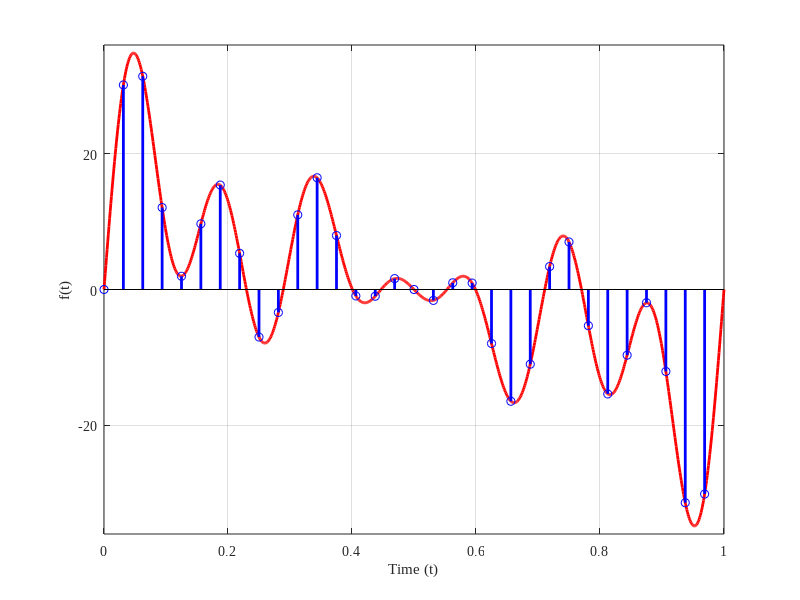
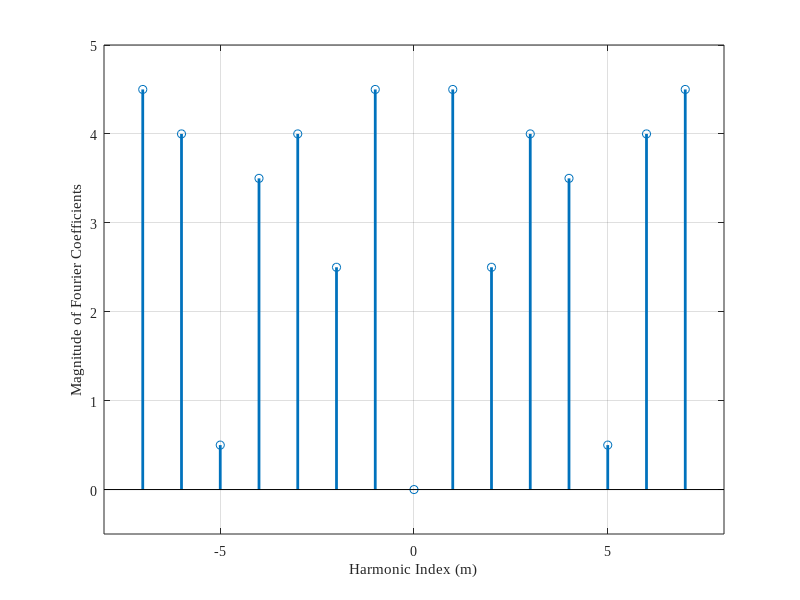
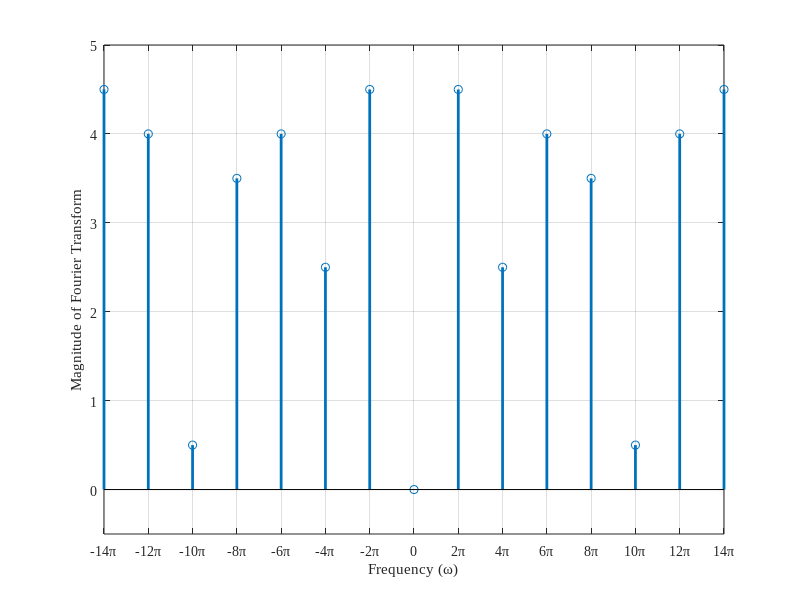
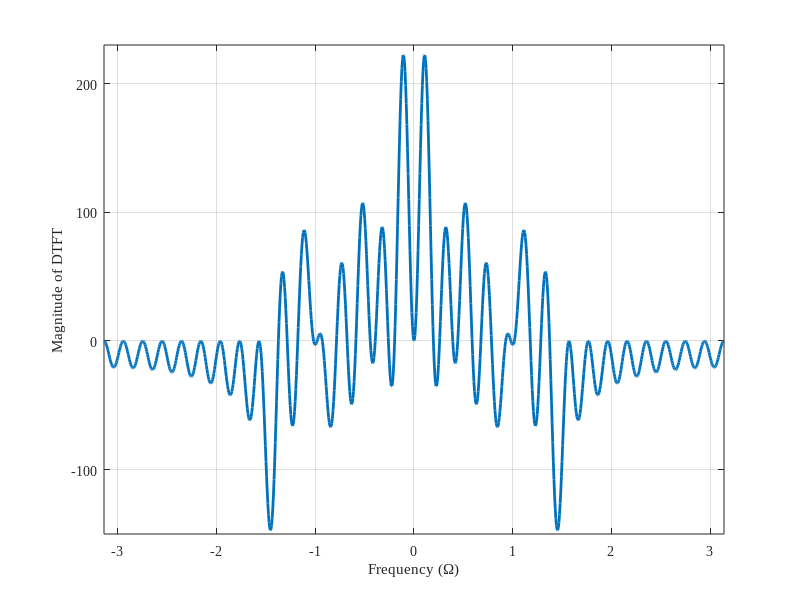

The MATLAB source for these figures, in order:
set(0,'DefaultFigureVisible','off'); % Set default visibility to off
% Set default font to match LaTeX serif font
set(groot, 'DefaultAxesFontName', 'Times New Roman');
set(groot, 'DefaultTextFontName', 'Times New Roman');

%% Background

% We have a periodic signal f(t) with period T, w/ 7 harmonics of the form:
%   f(t) = \sum_{m=1}^{7} a_m * sin(m * w_0 * t)
% where w_0 = 2 * pi / T is the fundamental frequency.

T = 1; % Period of the signal
w_0 = 2 * pi / T; % Fundamental frequency
a_m = [9 5 8 7 1 8 9]; % Amplitude of harmonics

f = @(t) a_m(1) * sin(1 * w_0 * t) + a_m(2) * sin(2 * w_0 * t) + ...
         a_m(3) * sin(3 * w_0 * t) + a_m(4) * sin(4 * w_0 * t) + ...
         a_m(5) * sin(5 * w_0 * t) + a_m(6) * sin(6 * w_0 * t) + ...
         a_m(7) * sin(7 * w_0 * t);

% We will plot the function f(t) over one period.
t = linspace(0, T, 1000); % Time vector for one period
f_t = f(t); % Function values over one period

% We then take 32 uniform samples of the function f(t) over one period:
delta_T = T / 32; % Sampling interval
t_samples = 0:delta_T:(T-delta_T); % Sampled time vector
f_n = f(t_samples); % Sampled function values {f(n = 0, 1, ..., 31)}

% To observe the spectrum of the function f(t), we will take a 32-point DFT 
% of the sampled function values. 
F_k = fftshift(fft(f_n)); % F(k) = DFT of f(n = 0, 1, ..., 31)

%% Problem 1: Time Function and Sampling
%{
    Plot one full period of the function f(t), over 0 <= t < T
     and the sampled values f(n = 0, 1, ..., 31).
%}

% Plot the periodic signal f(t) over one period
f_t_plot = figure (1); % Create a new figure
    plot(t, f_t, 'r', 'LineWidth', 2);
    hold on;
    stem(t_samples, f_n, 'b', 'LineWidth', 2); 
    xlabel('Time (t)');
    ylabel('f(t)');
    grid on;
    axis([0 T -36 36]);
    set(gca, 'FontName', 'Times New Roman'); % Apply font to axes
exportgraphics(f_t_plot, 'f_t.png', 'Resolution', 300);

%% Problem 2: Fourier Series Expansion
%{
    Formulate the periodic signal f(t) in the form of complex Fourier series expansion. 
    List and sketch the Fourier coefficients {F_m} as a sequence of m. 
    And then identify the corresponding physical frequencies.
%}

N = 7;  % Number of harmonics to compute (from -N to N)
m = -N:N;  % Harmonic indices corresponding to F_m 
F_m = zeros(size(m));  % Complex Fourier coefficients (vector from -N to N) 
dt = t(2) - t(1);   % Calculate dt for numerical integration
    
% Calculate each coefficient using rectangular integration
for i = 1:length(m)
    integrand = f_t .* exp(-1j * m(i) * w_0 * t);
    F_m(i) = (1/T) * sum(integrand) * dt; 
end
clear i integrand;

fprintf('Fourier Coefficients:\n');
for i = 1:length(m)
    fprintf('F_%d = %.1f + %.1fj\n', m(i), real(F_m(i)), imag(F_m(i)));
end
clear i;

% Plot the Fourier coefficients
F_m_plot = figure (2); % Create a new figure
    stem(m, abs(F_m), 'LineWidth', 2);
    xlabel('Harmonic Index (m)');
    ylabel('Magnitude of Fourier Coefficients');
    grid on;
    axis([-N-1 N+1 -0.5 5]);
    set(gca, 'FontName', 'Times New Roman'); % Apply font to axes
exportgraphics(F_m_plot, 'F_m.png', 'Resolution', 300);

% Calculate the physical frequencies corresponding to the Fourier coefficients
f_m = m * w_0; % Physical frequencies
fprintf('Physical Frequencies:\n');
for i = 1:length(m)
    fprintf('f_%d = %d Hz\n', m(i), f_m(i)/(2*pi));
end

%% Problem 3: Fourier Transform of Periodic Functions
%{
    Determine and sketch the Fourier transform F(jω) of the periodic function f(t). 
    Identify the amplitudes and physical frequencies of the peaks.
%}

% sin(ωt) = (e^(jωt) - e^(-jωt)) / (2j)
% ω = [1:7] * w_0
% F(jω) = 1/2j * (F_1 * δ(ω - ω_1) - F_-1 * δ(ω + ω_1) + 
%         ... + F_7 * δ(ω - ω_7) - F_-7 * δ(ω + ω_7))

% Plot the Fourier transform F(jω)
F_j_omega_plot = figure (3); % Create a new figure
    stem(f_m, abs(F_m), 'LineWidth', 2);
    xlabel('Frequency (ω)');
    ylabel('Magnitude of Fourier Transform');
    xticks([-N*2*pi:2*pi:N*2*pi]); % Set x-axis ticks in units of pi
    xticklabels({'-14π', '-12π', '-10π', '-8π', '-6π', '-4π', '-2π', '0', '2π', '4π', '6π', '8π', '10π', '12π', '14π'});
    grid on;
    axis([-N*2*pi N*2*pi -0.5 5]);
    set(gca, 'FontName', 'Times New Roman'); % Apply font to axes
exportgraphics(F_j_omega_plot, 'F_j_omega.png', 'Resolution', 300);

%% Problem 4: DTFT
%{
    Plot the DTFT F(e^jΩ) of the 32-point time-domain sequence f(n) over the interval (-π, +π). 
    Identify the amplitudes and locations of the peaks
%}

% Define the frequency range (-π to π)
Omega = linspace(-pi, pi, 1000);

% Initialize the DTFT result
F_Omega = zeros(size(Omega));
% Compute the DTFT using the Fourier coefficients
for n = 1:length(Omega)
    F_Omega(n) = sum(f_n .* exp(-1j * Omega(n) * (0:31)));
end

% Plot the DTFT result
F_Omega_plot = figure (4); % Create a new figure
    plot(Omega, real(F_Omega), 'LineWidth', 2);
    xlabel('Frequency (Ω)');
    ylabel('Magnitude of DTFT');
    grid on;
    axis([-pi pi -150 230]);
    set(gca, 'FontName', 'Times New Roman'); % Apply font to axes
exportgraphics(F_Omega_plot, 'F_Omega.png', 'Resolution', 300);

%% Problem 5: DFT
%{ 
    Compute and plot the 32-point DFT of this 15-point spectral sequence F(k).
    Identify the amplitudes and locations of the peaks.
%}

% We computed the DFT in the background section
% F(k) = DFT of f(n = 0, 1, ..., 31)

% Plot the DFT result
F_k_plot = figure (5); % Create a new figure
    plot(-16:15, real(F_k), 'LineWidth', 2);
    xlabel('Frequency Bin (k)');
    ylabel('Magnitude of DFT');
    grid on;
    axis([-16 15 -inf inf]);
    set(gca, 'FontName', 'Times New Roman'); % Apply font to axes
exportgraphics(F_k_plot, 'F_k.png', 'Resolution', 300);
